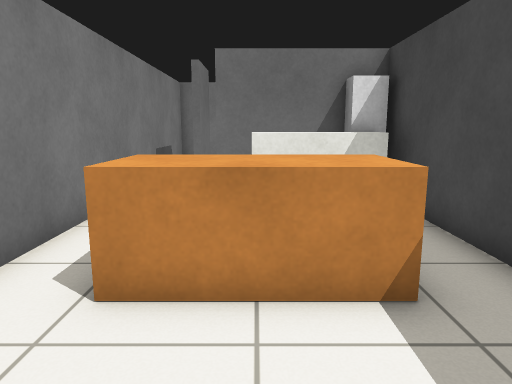
view 1 (above)

12 first-person views from a walk through a world built for the Gazebo simulator. The camera is 0.96 m above the floor, tilts 10° down and sees 70° across. The floor is counted in squares, 0.5 m on a side. Each view is taken from the middle of a square. On the plan, view 1 faces up. The plan holds only what a view shows up to about 18 squares ahead; the rest is blank.

view 2
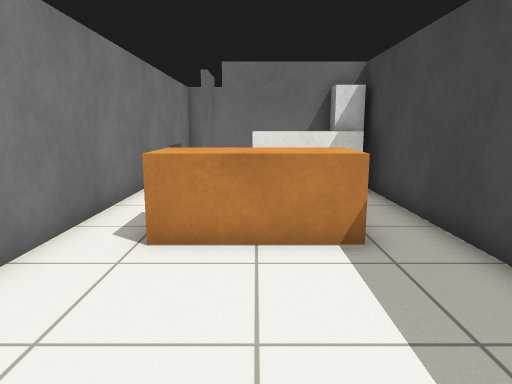

view 3
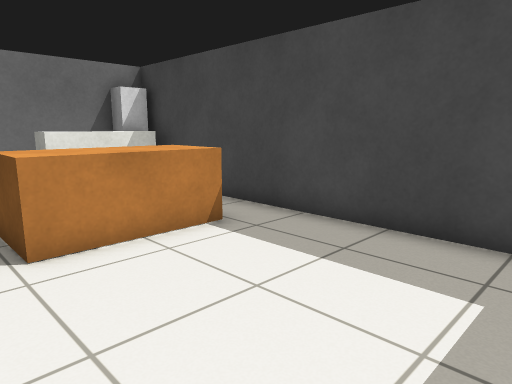

view 4
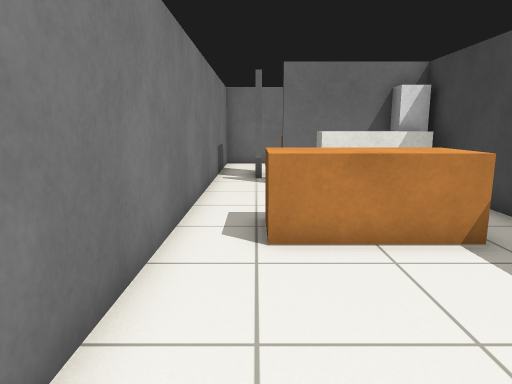

view 5
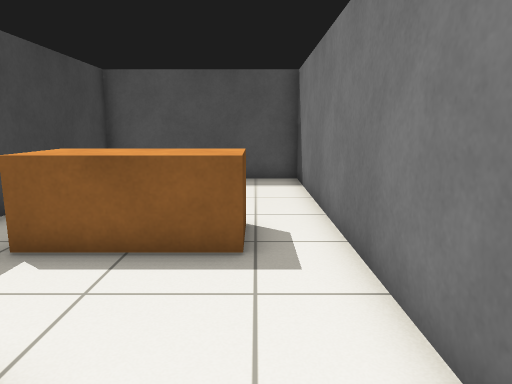

view 6
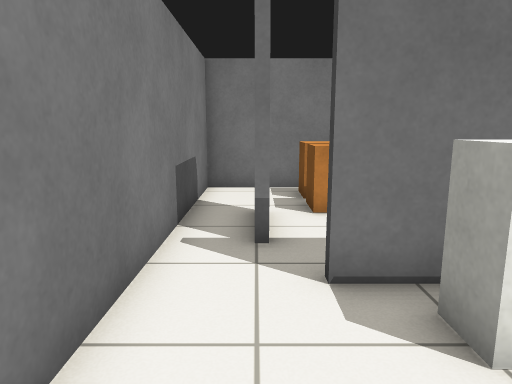

view 7
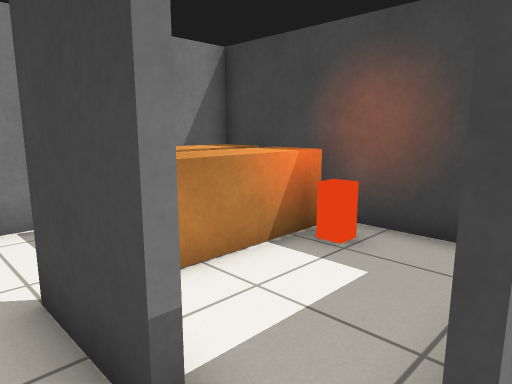

view 8
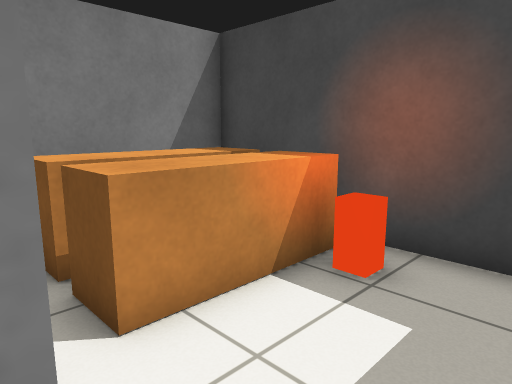

view 9
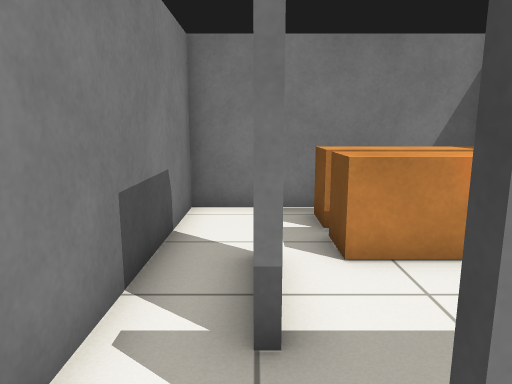

view 10
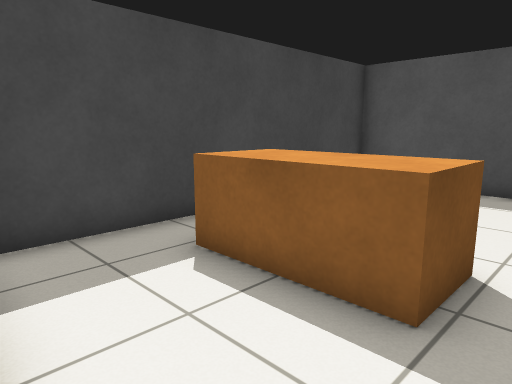

view 11
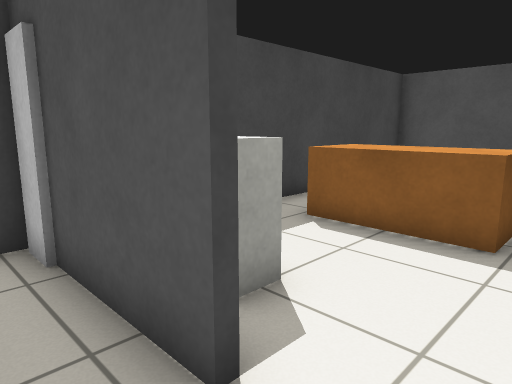

view 12
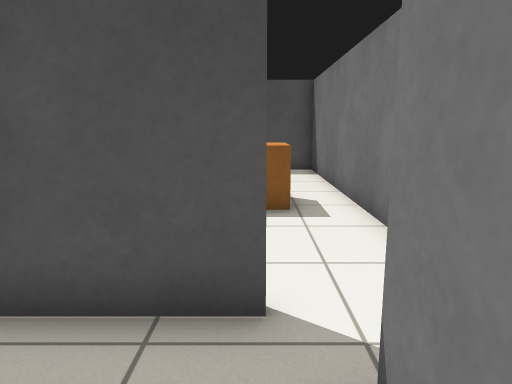

### Floor plan
Ten units are one square. View 1 is at (0, 0); x grows to the right and y downward. Boxes are objects, and circles mark ways between rooms. Rooms are numbered by the first view taken in them; rooms with no view inside come last. Other rooms are left out.
<svg viewBox="-41 -182 82 216">
<path fill="none" stroke="#000" d="M-20 -119 -20 -144M-26 -177 -36 -177 -36 29 36 29 36 -103 -11 -103M-18 -144 -18 -119M-11 -105 22 -105M36 -105 36 -177 -26 -177"/>
<rect x="-25" y="-55" width="50" height="20" fill="#bbb"><title>brown box</title></rect>
<rect x="-5" y="-95" width="40" height="10" fill="#bbb"><title>counter</title></rect>
<rect x="25" y="-115" width="10" height="20" fill="#bbb"><title>fridge</title></rect>
<rect x="-5" y="-155" width="40" height="20" fill="#bbb"><title>brown box</title></rect>
<rect x="-5" y="-175" width="40" height="20" fill="#bbb"><title>brown box</title></rect>
<rect x="15" y="-145" width="10" height="20" fill="#bbb"><title>orange box</title></rect>
<circle cx="-20" cy="-160" r="3" fill="#2a7"/>
<text x="0" y="-50">1</text>
<text x="10" y="-150">2</text>
</svg>
Room 1 opens to room 2.

Where each view was taken, in squares from view 1:
view 1: 0 up, 0 right, facing up
view 2: 2 down, 0 right, facing up
view 3: 2 down, 3 left, facing up-right
view 4: 2 down, 2 left, facing up
view 5: 11 up, 2 left, facing down
view 6: 6 up, 2 left, facing up
view 7: 10 up, 3 left, facing up-right
view 8: 11 up, 2 left, facing up-right
view 9: 9 up, 2 left, facing up
view 10: 9 up, 3 left, facing down-right
view 11: 12 up, 3 left, facing down-right
view 12: 14 up, 1 left, facing down
